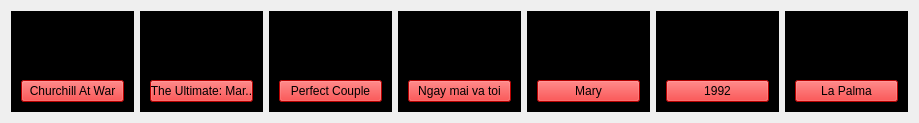
      <widget class="QWidget" name="scrollAreaWidgetContents">
       <property name="geometry">
        <rect>
         <x>0</x>
         <y>0</y>
         <width>915</width>
         <height>119</height>
        </rect>
       </property>
       <layout class="QHBoxLayout" name="horizontalLayout">
        <item>
         <widget class="QFrame" name="frame_3">
          <property name="minimumSize">
           <size>
            <width>123</width>
            <height>101</height>
           </size>
          </property>
          <property name="styleSheet">
           <string notr="true">background-color:black</string>
          </property>
          <property name="frameShape">
           <enum>QFrame::StyledPanel</enum>
          </property>
          <property name="frameShadow">
           <enum>QFrame::Raised</enum>
          </property>
          <layout class="QVBoxLayout" name="verticalLayout">
           <item>
            <widget class="QLabel" name="label">
             <property name="text">
              <string/>
             </property>
             <property name="pixmap">
              <pixmap>../../../Downloads/tải xuống (8).jpg</pixmap>
             </property>
             <property name="scaledContents">
              <bool>true</bool>
             </property>
            </widget>
           </item>
           <item>
            <widget class="QPushButton" name="btnPlayCW">
             <property name="styleSheet">
              <string notr="true">background-color:red</string>
             </property>
             <property name="text">
              <string>Churchill At War</string>
             </property>
            </widget>
           </item>
          </layout>
         </widget>
        </item>
        <item>
         <widget class="QFrame" name="frame_5">
          <property name="minimumSize">
           <size>
            <width>123</width>
            <height>101</height>
           </size>
          </property>
          <property name="styleSheet">
           <string notr="true">background-color:green</string>
          </property>
          <property name="frameShape">
           <enum>QFrame::StyledPanel</enum>
          </property>
          <property name="frameShadow">
           <enum>QFrame::Raised</enum>
          </property>
          <widget class="QLabel" name="label_3">
           <property name="geometry">
            <rect>
             <x>10</x>
             <y>11</y>
             <width>103</width>
             <height>51</height>
            </rect>
           </property>
           <property name="text">
            <string/>
           </property>
           <property name="pixmap">
            <pixmap>../../../Downloads/toi-hau-thu-cuoi-hay-nghi-thumb.jpg</pixmap>
           </property>
           <property name="scaledContents">
            <bool>true</bool>
           </property>
          </widget>
          <widget class="QPushButton" name="btnPlayWT_2">
           <property name="geometry">
            <rect>
             <x>10</x>
             <y>70</y>
             <width>103</width>
             <height>23</height>
            </rect>
           </property>
           <property name="styleSheet">
            <string notr="true">background-color:red</string>
           </property>
           <property name="text">
            <string>Churchill At War</string>
           </property>
          </widget>
          <widget class="QFrame" name="frame_10">
           <property name="geometry">
            <rect>
             <x>0</x>
             <y>0</y>
             <width>123</width>
             <height>101</height>
            </rect>
           </property>
           <property name="minimumSize">
            <size>
             <width>123</width>
             <height>101</height>
            </size>
           </property>
           <property name="styleSheet">
            <string notr="true">background-color:black</string>
           </property>
           <property name="frameShape">
            <enum>QFrame::StyledPanel</enum>
           </property>
           <property name="frameShadow">
            <enum>QFrame::Raised</enum>
           </property>
           <layout class="QVBoxLayout" name="verticalLayout_2">
            <item>
             <widget class="QLabel" name="label_4">
              <property name="text">
               <string/>
              </property>
              <property name="pixmap">
               <pixmap>../../../Downloads/toi-hau-thu-cuoi-hay-nghi-thumb.jpg</pixmap>
              </property>
              <property name="scaledContents">
               <bool>true</bool>
              </property>
             </widget>
            </item>
            <item>
             <widget class="QPushButton" name="btnPlayWT_3">
              <property name="styleSheet">
               <string notr="true">background-color:red</string>
              </property>
              <property name="text">
               <string>The Ultimate: Mar..</string>
              </property>
             </widget>
            </item>
           </layout>
          </widget>
         </widget>
        </item>
        <item>
         <widget class="QFrame" name="frame_7">
          <property name="minimumSize">
           <size>
            <width>123</width>
            <height>101</height>
           </size>
          </property>
          <property name="styleSheet">
           <string notr="true">background-color:green</string>
          </property>
          <property name="frameShape">
           <enum>QFrame::StyledPanel</enum>
          </property>
          <property name="frameShadow">
           <enum>QFrame::Raised</enum>
          </property>
          <widget class="QFrame" name="frame_11">
           <property name="geometry">
            <rect>
             <x>0</x>
             <y>0</y>
             <width>123</width>
             <height>101</height>
            </rect>
           </property>
           <property name="minimumSize">
            <size>
             <width>123</width>
             <height>101</height>
            </size>
           </property>
           <property name="styleSheet">
            <string notr="true">background-color:black</string>
           </property>
           <property name="frameShape">
            <enum>QFrame::StyledPanel</enum>
           </property>
           <property name="frameShadow">
            <enum>QFrame::Raised</enum>
           </property>
           <layout class="QVBoxLayout" name="verticalLayout_3">
            <item>
             <widget class="QLabel" name="label_5">
              <property name="text">
               <string/>
              </property>
              <property name="pixmap">
               <pixmap>../../../Downloads/AAAABfJAl1ZM4UVw8RdMtuu5IsdZpdmHlJ_op_Wxum95VpTNnE8ye5TxJHDU7Uhhnpb5ku07wXCxe0sx2r-rn2kQ4d-0-sT6Kse__5kr1RIDGna0OQyueWC1JuxEfL5VxCbir-w0uQ.jpg</pixmap>
              </property>
              <property name="scaledContents">
               <bool>true</bool>
              </property>
             </widget>
            </item>
            <item>
             <widget class="QPushButton" name="btnPlayWT_4">
              <property name="styleSheet">
               <string notr="true">background-color:red</string>
              </property>
              <property name="text">
               <string>Perfect Couple</string>
              </property>
             </widget>
            </item>
           </layout>
          </widget>
         </widget>
        </item>
        <item>
         <widget class="QFrame" name="frame_9">
          <property name="minimumSize">
           <size>
            <width>123</width>
            <height>101</height>
           </size>
          </property>
          <property name="styleSheet">
           <string notr="true">background-color:green</string>
          </property>
          <property name="frameShape">
           <enum>QFrame::StyledPanel</enum>
          </property>
          <property name="frameShadow">
           <enum>QFrame::Raised</enum>
          </property>
          <widget class="QFrame" name="frame_12">
           <property name="geometry">
            <rect>
             <x>0</x>
             <y>0</y>
             <width>123</width>
             <height>101</height>
            </rect>
           </property>
           <property name="minimumSize">
            <size>
             <width>123</width>
             <height>101</height>
            </size>
           </property>
           <property name="styleSheet">
            <string notr="true">background-color:black</string>
           </property>
           <property name="frameShape">
            <enum>QFrame::StyledPanel</enum>
           </property>
           <property name="frameShadow">
            <enum>QFrame::Raised</enum>
           </property>
           <layout class="QVBoxLayout" name="verticalLayout_4">
            <item>
             <widget class="QLabel" name="label_6">
              <property name="text">
               <string/>
              </property>
              <property name="pixmap">
               <pixmap>../../../Downloads/tải xuống (9).jpg</pixmap>
              </property>
              <property name="scaledContents">
               <bool>true</bool>
              </property>
             </widget>
            </item>
            <item>
             <widget class="QPushButton" name="btnPlayWT_5">
              <property name="styleSheet">
               <string notr="true">background-color:red</string>
              </property>
              <property name="text">
               <string>Ngay mai va toi</string>
              </property>
             </widget>
            </item>
           </layout>
          </widget>
         </widget>
        </item>
        <item>
         <widget class="QFrame" name="frame_8">
          <property name="minimumSize">
           <size>
            <width>123</width>
            <height>101</height>
           </size>
          </property>
          <property name="styleSheet">
           <string notr="true">background-color:green</string>
          </property>
          <property name="frameShape">
           <enum>QFrame::StyledPanel</enum>
          </property>
          <property name="frameShadow">
           <enum>QFrame::Raised</enum>
          </property>
          <widget class="QFrame" name="frame_13">
           <property name="geometry">
            <rect>
             <x>0</x>
             <y>0</y>
             <width>123</width>
             <height>101</height>
            </rect>
           </property>
           <property name="minimumSize">
            <size>
             <width>123</width>
             <height>101</height>
            </size>
           </property>
           <property name="styleSheet">
            <string notr="true">background-color:black</string>
           </property>
           <property name="frameShape">
            <enum>QFrame::StyledPanel</enum>
           </property>
           <property name="frameShadow">
            <enum>QFrame::Raised</enum>
           </property>
           <layout class="QVBoxLayout" name="verticalLayout_5">
            <item>
             <widget class="QLabel" name="label_7">
              <property name="text">
               <string/>
              </property>
              <property name="pixmap">
               <pixmap>../../../Downloads/tải xuống (10).jpg</pixmap>
              </property>
              <property name="scaledContents">
               <bool>true</bool>
              </property>
             </widget>
            </item>
            <item>
             <widget class="QPushButton" name="btnPlayWT_6">
              <property name="styleSheet">
               <string notr="true">background-color:red</string>
              </property>
              <property name="text">
               <string>Mary</string>
              </property>
             </widget>
            </item>
           </layout>
          </widget>
         </widget>
        </item>
        <item>
         <widget class="QFrame" name="frame_6">
          <property name="minimumSize">
           <size>
            <width>123</width>
            <height>101</height>
           </size>
          </property>
          <property name="styleSheet">
           <string notr="true">background-color:green</string>
          </property>
          <property name="frameShape">
           <enum>QFrame::StyledPanel</enum>
          </property>
          <property name="frameShadow">
           <enum>QFrame::Raised</enum>
          </property>
          <widget class="QFrame" name="frame_14">
           <property name="geometry">
            <rect>
             <x>0</x>
             <y>0</y>
             <width>123</width>
             <height>101</height>
            </rect>
           </property>
           <property name="minimumSize">
            <size>
             <width>123</width>
             <height>101</height>
            </size>
           </property>
           <property name="styleSheet">
            <string notr="true">background-color:black</string>
           </property>
           <property name="frameShape">
            <enum>QFrame::StyledPanel</enum>
           </property>
           <property name="frameShadow">
            <enum>QFrame::Raised</enum>
           </property>
           <layout class="QVBoxLayout" name="verticalLayout_6">
            <item>
             <widget class="QLabel" name="label_8">
              <property name="text">
               <string/>
              </property>
              <property name="pixmap">
               <pixmap>../../../Downloads/tải xuống (11).jpg</pixmap>
              </property>
              <property name="scaledContents">
               <bool>true</bool>
              </property>
             </widget>
            </item>
            <item>
             <widget class="QPushButton" name="btnPlayWT_7">
              <property name="styleSheet">
               <string notr="true">background-color:red</string>
              </property>
              <property name="text">
               <string>1992</string>
              </property>
             </widget>
            </item>
           </layout>
          </widget>
         </widget>
        </item>
        <item>
         <widget class="QFrame" name="frame_4">
          <property name="minimumSize">
           <size>
            <width>123</width>
            <height>101</height>
           </size>
          </property>
          <property name="styleSheet">
           <string notr="true">background-color:green</string>
          </property>
          <property name="frameShape">
           <enum>QFrame::StyledPanel</enum>
          </property>
          <property name="frameShadow">
           <enum>QFrame::Raised</enum>
          </property>
          <widget class="QFrame" name="frame_15">
           <property name="geometry">
            <rect>
             <x>0</x>
             <y>0</y>
             <width>123</width>
             <height>101</height>
            </rect>
           </property>
           <property name="minimumSize">
            <size>
             <width>123</width>
             <height>101</height>
            </size>
           </property>
           <property name="styleSheet">
            <string notr="true">background-color:black</string>
           </property>
           <property name="frameShape">
            <enum>QFrame::StyledPanel</enum>
           </property>
           <property name="frameShadow">
            <enum>QFrame::Raised</enum>
           </property>
           <layout class="QVBoxLayout" name="verticalLayout_7">
            <item>
             <widget class="QLabel" name="label_9">
              <property name="text">
               <string/>
              </property>
              <property name="pixmap">
               <pixmap>../../../Downloads/tải xuống (12).jpg</pixmap>
              </property>
              <property name="scaledContents">
               <bool>true</bool>
              </property>
             </widget>
            </item>
            <item>
             <widget class="QPushButton" name="btnPlayWT_8">
              <property name="styleSheet">
               <string notr="true">background-color:red</string>
              </property>
              <property name="text">
               <string>La Palma</string>
              </property>
             </widget>
            </item>
           </layout>
          </widget>
         </widget>
        </item>
       </layout>
      </widget>
